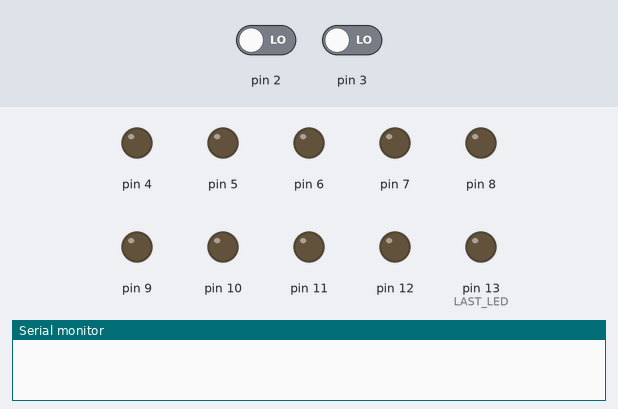
Bench run of a sketch on a simulated Arduino Uno, built with avr-gcc and run on an emulated ATmega328P. Shown: output pins drawn as LEDs (lit = HIGH), the last lines printed to the serial monitor. Dashed ring = blinking. The test bench sets the inputs (shaded band); at power-on: pin 2 LOW, pin 3 LOW.

Above: at 1.2 s.
1.3 s: pin 2 driven HIGH
At 2.7 s:
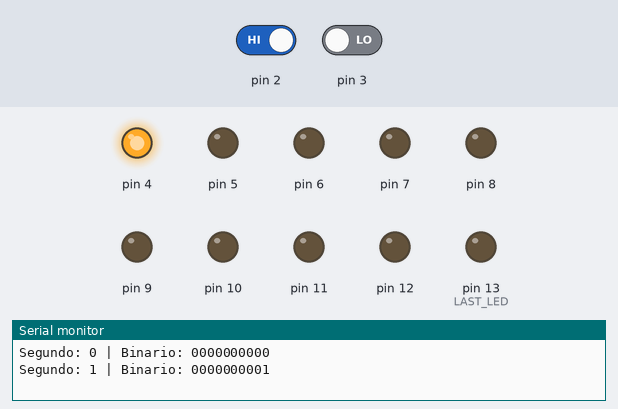
4.3 s: pin 3 driven HIGH
At 4.6 s:
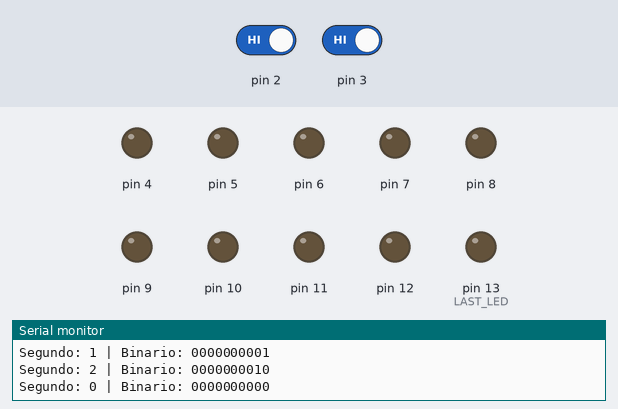
5.8 s: pin 3 driven LOW
At 10.1 s:
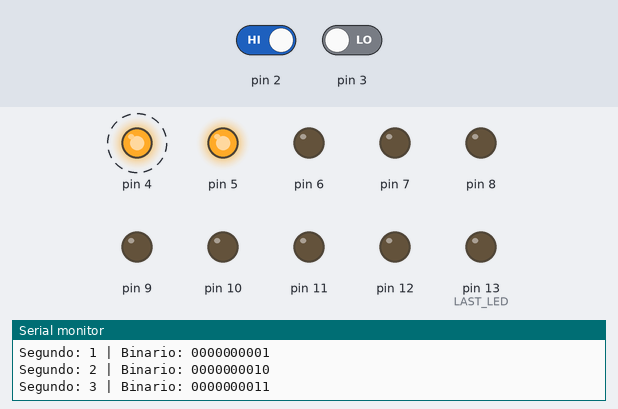
Timing chart, 0 to 27.1 s (numbered marks = the images above; inputs shaded):
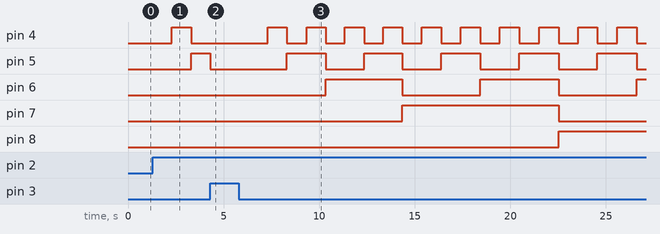

The sketch:

tp_01_cronometro_binario_banda_de_luxo.ino
```cpp
#define LAST_LED 13
#define TAM 10

/// @brief recibe un entero decimal, lo transforma a binario y lo retorna por referencia a un array de enteros
///
///	@param entero decimal
/// @param array de enteros
/// @param entero con tamaño de array
///
void decToBin (int decimal, int array[], int tamanio);

void setup(){

  Serial.begin(9600);
  pinMode (2, INPUT);
  pinMode (3, INPUT);

  pinMode (4, OUTPUT);
  pinMode (5, OUTPUT);
  pinMode (6, OUTPUT);
  pinMode (7, OUTPUT);
  pinMode (8, OUTPUT);
  pinMode (9, OUTPUT);
  pinMode (10, OUTPUT);
  pinMode (11, OUTPUT);
  pinMode (12, OUTPUT);
  pinMode (13, OUTPUT);

}//setup

int play = 0;
unsigned long millisAnterior = 0;
int cronometro = 0;
int binario[TAM] = {0};
int flag = 1;

//global

void loop(){

 	int boton1 = digitalRead(2);
	int boton1Antes = 0;
 	int boton2 = digitalRead(3);
	int boton2Antes = 0;
 	unsigned long millisActual = millis();

 	if (boton1 == 1 && boton1Antes == 0){

   		play = !play;
 	}

 	if (boton2 == 1 && boton2Antes == 0){

    	cronometro = 0;
    	binario[TAM] = {0};
      	flag = 0;
  	}

	if( play == 1){

    	if(flag || millisActual - millisAnterior >= 1000){

      		decToBin (cronometro, binario, TAM);

     		for(int i = 0; i < TAM; i++){

          		if(binario[i] == 1){

            		digitalWrite(LAST_LED - i, HIGH);
          		}
          		if(binario[i] == 0){

            		digitalWrite(LAST_LED - i, LOW);
         		}

     		}//for

   			millisAnterior = millisActual;

     		Serial.print("Segundo: ");
 	 		Serial.print(cronometro);
 	 		Serial.print(" | Binario: ");

     		for (int i = 0; i < TAM; i++){

 				Serial.print(binario[i]);
 	 		}
 	 		Serial.println("");

          	cronometro += 1;
          	flag = 0;

    	} // if millis

 	}//if play

 	if ( cronometro == 1023){

    	play = !play;
    	cronometro = 0;
    	binario[TAM] = {0};
   		for(int i = 0; i < TAM; i++){

      		digitalWrite(LAST_LED - i, LOW);
     	}

 	}//if cronometro

 	boton1Antes = boton1;
 	boton2Antes = boton2;

} //loop


void decToBin (int decimal, int array[], int tamanio){

    int binarioI[tamanio];
    int k = 0;


    for(int i = 0; i < tamanio; i++){

       binarioI[i] = decimal % 2;
       decimal /= 2; // decimal = decimal/2;


    }

    for(int i = tamanio -1; i >= 0; i--){

            array[k++] = binarioI[i];
    }

}
```

Measured:
- after the input at 1.3 s, pin 4: LOW → HIGH after 1.0 s, → LOW 1.0 s later; pin 5: LOW → HIGH after 2.0 s
- after the input at 4.3 s, pin 4: stays LOW (without the input it goes to HIGH after 0.01 s); pin 5: HIGH → LOW after 0.01 s instead of 1.0 s; pin 6: stays LOW (without the input it goes to HIGH after 1.0 s)
- after the input at 5.8 s, pin 4: alternates HIGH for 1.0 s and LOW for 1.0 s, starting after 1.5 s; pin 5: alternates HIGH for 2.0 s and LOW for 2.0 s, starting after 2.5 s; pin 6: alternates HIGH for 4.1 s and LOW for 4.1 s, starting after 4.6 s; pin 7: LOW → HIGH after 8.6 s, → LOW 8.2 s later; pin 8: LOW → HIGH after 16.7 s
